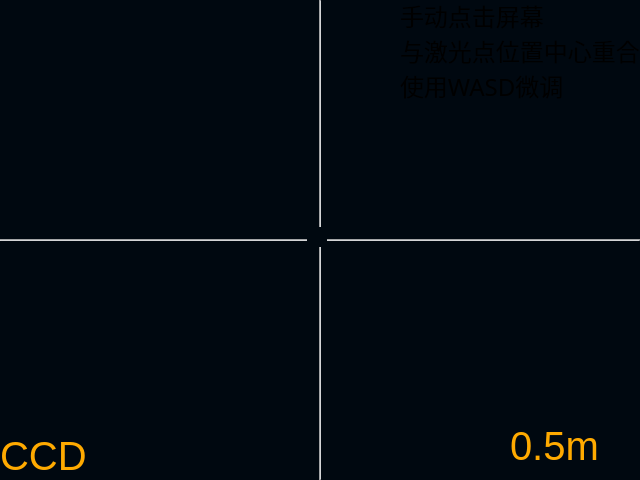
<?xml version="1.0" encoding="UTF-8"?>
<ui version="4.0">
 <class>hphide_laser</class>
 <widget class="QWidget" name="hphide_laser">
  <property name="geometry">
   <rect>
    <x>0</x>
    <y>0</y>
    <width>640</width>
    <height>480</height>
   </rect>
  </property>
  <property name="windowTitle">
   <string>Form</string>
  </property>
  <property name="styleSheet">
   <string notr="true">background-color: rgb(0, 8, 16);</string>
  </property>
  <widget class="Line" name="line_horizon">
   <property name="geometry">
    <rect>
     <x>0</x>
     <y>239</y>
     <width>640</width>
     <height>2</height>
    </rect>
   </property>
   <property name="styleSheet">
    <string notr="true">color: rgb(255, 255, 255);
background-color: rgba(255, 255, 255, 150);</string>
   </property>
   <property name="orientation">
    <enum>Qt::Horizontal</enum>
   </property>
  </widget>
  <widget class="Line" name="line_vertical">
   <property name="geometry">
    <rect>
     <x>319</x>
     <y>0</y>
     <width>2</width>
     <height>480</height>
    </rect>
   </property>
   <property name="styleSheet">
    <string notr="true">color: rgb(255, 255, 255);
background-color: rgba(255, 255, 255, 150);</string>
   </property>
   <property name="orientation">
    <enum>Qt::Vertical</enum>
   </property>
  </widget>
  <widget class="QLabel" name="laser_pos">
   <property name="geometry">
    <rect>
     <x>307</x>
     <y>227</y>
     <width>20</width>
     <height>20</height>
    </rect>
   </property>
   <property name="styleSheet">
    <string notr="true">border-image: url(:/res/res/laser.png);</string>
   </property>
   <property name="text">
    <string>&lt;html&gt;&lt;head/&gt;&lt;body&gt;&lt;p&gt;&lt;br/&gt;&lt;/p&gt;&lt;/body&gt;&lt;/html&gt;</string>
   </property>
  </widget>
  <widget class="QLabel" name="label_2">
   <property name="geometry">
    <rect>
     <x>400</x>
     <y>0</y>
     <width>241</width>
     <height>101</height>
    </rect>
   </property>
   <property name="font">
    <font>
     <family>Microsoft YaHei</family>
     <pointsize>18</pointsize>
    </font>
   </property>
   <property name="styleSheet">
    <string notr="true">color: rgb(255, 255, 255);\nbackground-color: rgba(255, 255, 255, 150);</string>
   </property>
   <property name="text">
    <string>手动点击屏幕
与激光点位置中心重合
使用WASD微调</string>
   </property>
  </widget>
  <widget class="QLabel" name="label">
   <property name="geometry">
    <rect>
     <x>510</x>
     <y>420</y>
     <width>231</width>
     <height>51</height>
    </rect>
   </property>
   <property name="font">
    <font>
     <family>Microsoft YaHei UI</family>
     <pointsize>30</pointsize>
    </font>
   </property>
   <property name="styleSheet">
    <string notr="true">color: rgb(255, 170, 0);</string>
   </property>
   <property name="text">
    <string>0.5m</string>
   </property>
  </widget>
  <widget class="QLabel" name="label_pos1">
   <property name="geometry">
    <rect>
     <x>140</x>
     <y>260</y>
     <width>81</width>
     <height>31</height>
    </rect>
   </property>
   <property name="styleSheet">
    <string notr="true">color: rgb(255, 255, 255);</string>
   </property>
   <property name="text">
    <string/>
   </property>
  </widget>
  <widget class="QLabel" name="label_pos2">
   <property name="geometry">
    <rect>
     <x>140</x>
     <y>300</y>
     <width>81</width>
     <height>31</height>
    </rect>
   </property>
   <property name="styleSheet">
    <string notr="true">color: rgb(255, 255, 255);</string>
   </property>
   <property name="text">
    <string/>
   </property>
  </widget>
  <widget class="QLabel" name="label_pos3">
   <property name="geometry">
    <rect>
     <x>230</x>
     <y>260</y>
     <width>81</width>
     <height>31</height>
    </rect>
   </property>
   <property name="styleSheet">
    <string notr="true">color: rgb(255, 255, 255);</string>
   </property>
   <property name="text">
    <string/>
   </property>
  </widget>
  <widget class="QLabel" name="label_pos4">
   <property name="geometry">
    <rect>
     <x>230</x>
     <y>300</y>
     <width>81</width>
     <height>31</height>
    </rect>
   </property>
   <property name="styleSheet">
    <string notr="true">color: rgb(255, 255, 255);</string>
   </property>
   <property name="text">
    <string/>
   </property>
  </widget>
  <widget class="QLabel" name="label_mode">
   <property name="geometry">
    <rect>
     <x>0</x>
     <y>430</y>
     <width>101</width>
     <height>51</height>
    </rect>
   </property>
   <property name="font">
    <font>
     <family>Microsoft YaHei UI</family>
     <pointsize>30</pointsize>
    </font>
   </property>
   <property name="styleSheet">
    <string notr="true">color: rgb(255, 170, 0);</string>
   </property>
   <property name="text">
    <string>CCD</string>
   </property>
  </widget>
 </widget>
 <resources/>
 <connections/>
</ui>
